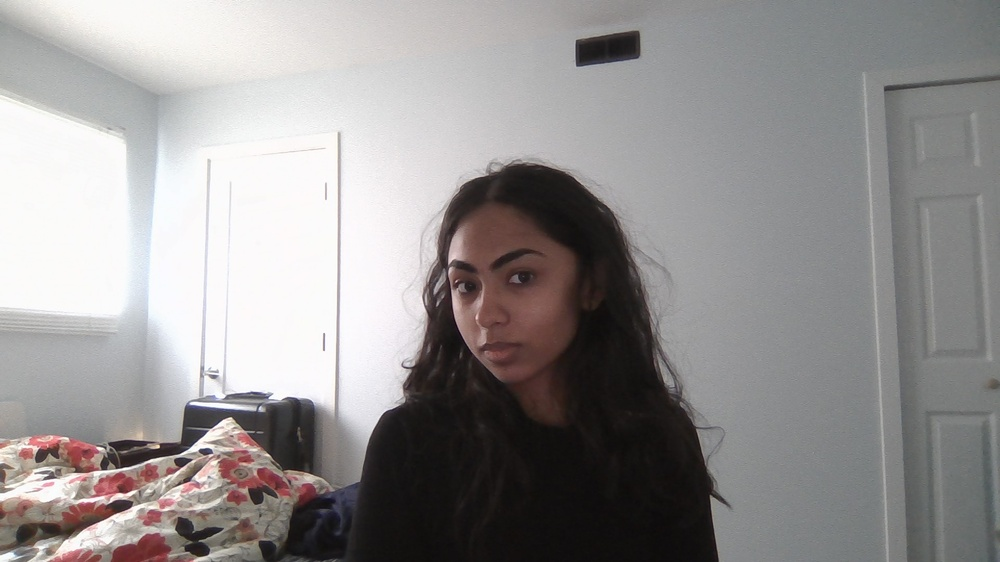
#> input picture Python/images/WIN_20230125_10_42_09_Pro.jpg, 1000 x 562 px, shrunk from 1920 x 1080 before the run; its folder holds only this picture in this run
$ python photo_editor.py
#> lines starting #> are read from the running program, lines starting #| are printed output that depends on the picture
from PIL import Image, ImageEnhance, ImageFilter  #import from the pillow library
import os   #idk why but imported
path = './images'  #the folder address. Every photo in this folder will be edited in the exact same way
pathOut = './edited_images'  #the resulting photos after being edited


for filename in os.listdir(path) : #for every file inside the path folder
    img  = Image.open(f"{path}/{filename}")   #opening the image as the object img
#> img is the input picture: PIL image 1000x562 RGB; mean R, G, B 149, 146.1, 145.9
    edit = img.filter(ImageFilter.SHARPEN).convert('L')  #applies edit. the sharpen part sharpens and the convert to L part maeks it greyscale
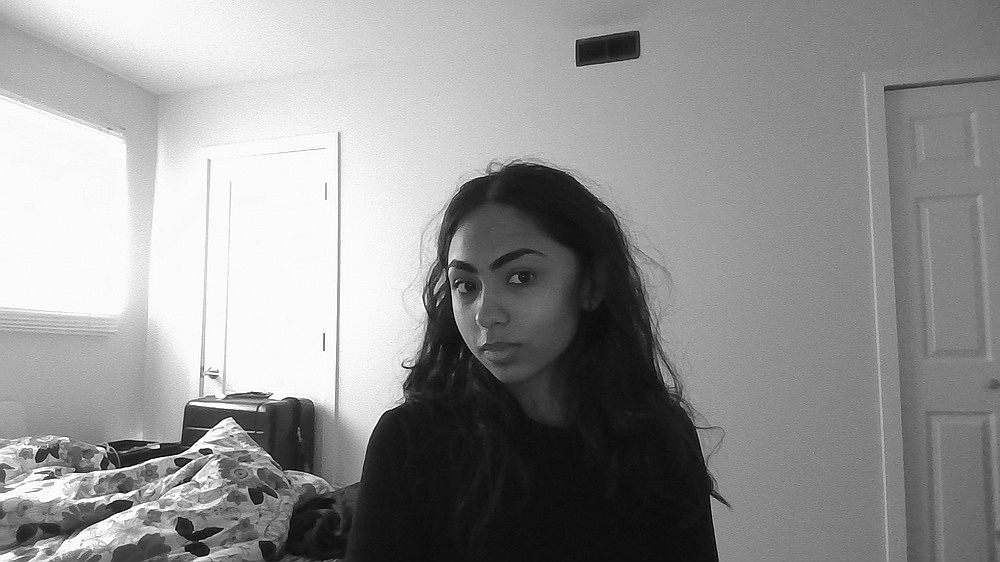
#> edit: PIL image 1000x562 L; min 0, max 255, mean 146.9

    #to add some contrast
    factor = 1.5   #defien the factor by which you want to add contrast
    enhancer = ImageEnhance.Contrast(edit)  #create an object that enhances the current object 'edit'
    edit = enhancer.enhance(factor)  #redefine edit as that object, taking in the defined factor
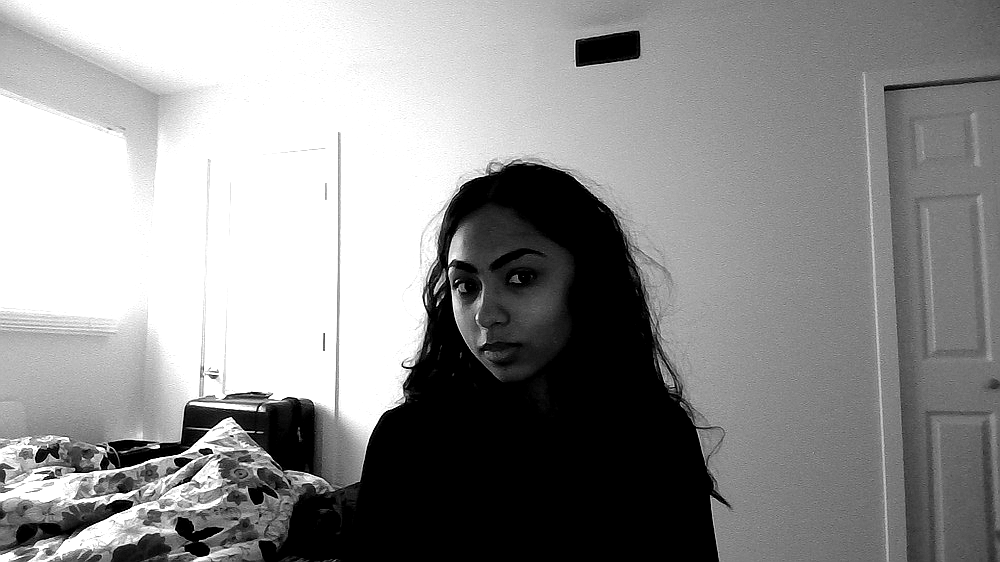
#> edit: PIL image 1000x562 L; min 0, max 255, mean 144.4

    clean_name = os.path.splitext(filename)[0]  #creates a new location with the same name as the original image
    edit.save(f'./{pathOut}/{clean_name}_edited.jpg')   #saves edited image

#> (the run stopped early here; a loop or call above may not have finished)
